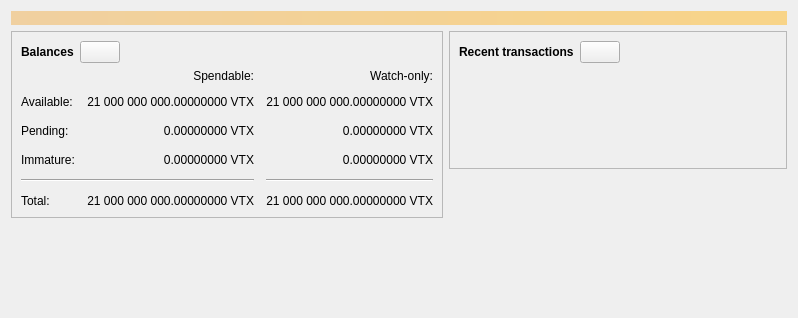
<?xml version="1.0" encoding="UTF-8"?>
<ui version="4.0">
 <class>OverviewPage</class>
 <widget class="QWidget" name="OverviewPage">
  <property name="geometry">
   <rect>
    <x>0</x>
    <y>0</y>
    <width>798</width>
    <height>318</height>
   </rect>
  </property>
  <property name="windowTitle">
   <string>Form</string>
  </property>
  <property name="styleSheet">
   <string notr="true"/>
  </property>
  <layout class="QVBoxLayout" name="topLayout">
   <item>
    <widget class="QLabel" name="labelAlerts">
     <property name="visible">
      <bool>false</bool>
     </property>
     <property name="styleSheet">
      <string notr="true">QLabel { background-color: qlineargradient(x1: 0, y1: 0, x2: 1, y2: 0, stop:0 #F0D0A0, stop:1 #F8D488); color:#000000; }</string>
     </property>
     <property name="wordWrap">
      <bool>true</bool>
     </property>
     <property name="margin">
      <number>3</number>
     </property>
     <property name="textInteractionFlags">
      <set>Qt::TextSelectableByMouse</set>
     </property>
    </widget>
   </item>
   <item>
    <layout class="QHBoxLayout" name="horizontalLayout" stretch="1,1">
     <item>
      <layout class="QVBoxLayout" name="verticalLayout_2">
       <item>
        <widget class="QFrame" name="frame">
         <property name="frameShape">
          <enum>QFrame::StyledPanel</enum>
         </property>
         <property name="frameShadow">
          <enum>QFrame::Raised</enum>
         </property>
         <layout class="QVBoxLayout" name="verticalLayout_4">
          <item>
           <layout class="QHBoxLayout" name="horizontalLayout_4">
            <item>
             <widget class="QLabel" name="label_5">
              <property name="font">
               <font>
                <weight>75</weight>
                <bold>true</bold>
               </font>
              </property>
              <property name="text">
               <string>Balances</string>
              </property>
             </widget>
            </item>
            <item>
             <widget class="QPushButton" name="labelWalletStatus">
              <property name="enabled">
               <bool>true</bool>
              </property>
              <property name="maximumSize">
               <size>
                <width>45</width>
                <height>16777215</height>
               </size>
              </property>
              <property name="toolTip">
               <string>The displayed information may be out of date. Your wallet automatically synchronizes with the Vexta network after a connection is established, but this process has not completed yet.</string>
              </property>
              <property name="text">
               <string/>
              </property>
              <property name="icon">
               <iconset resource="../vexta.qrc">
                <normaloff>:/icons/warning</normaloff>
                <disabledoff>:/icons/warning</disabledoff>:/icons/warning</iconset>
              </property>
              <property name="iconSize">
               <size>
                <width>24</width>
                <height>24</height>
               </size>
              </property>
             </widget>
            </item>
            <item>
             <spacer name="horizontalSpacer_3">
              <property name="orientation">
               <enum>Qt::Horizontal</enum>
              </property>
              <property name="sizeHint" stdset="0">
               <size>
                <width>40</width>
                <height>20</height>
               </size>
              </property>
             </spacer>
            </item>
           </layout>
          </item>
          <item>
           <layout class="QGridLayout" name="gridLayout">
            <property name="spacing">
             <number>12</number>
            </property>
            <item row="2" column="2">
             <widget class="QLabel" name="labelWatchPending">
              <property name="cursor">
               <cursorShape>IBeamCursor</cursorShape>
              </property>
              <property name="toolTip">
               <string>Unconfirmed transactions to watch-only addresses</string>
              </property>
              <property name="text">
               <string notr="true">0.00000000 VTX</string>
              </property>
              <property name="alignment">
               <set>Qt::AlignRight|Qt::AlignTrailing|Qt::AlignVCenter</set>
              </property>
              <property name="textInteractionFlags">
               <set>Qt::LinksAccessibleByMouse|Qt::TextSelectableByKeyboard|Qt::TextSelectableByMouse</set>
              </property>
             </widget>
            </item>
            <item row="2" column="1">
             <widget class="QLabel" name="labelUnconfirmed">
              <property name="cursor">
               <cursorShape>IBeamCursor</cursorShape>
              </property>
              <property name="toolTip">
               <string>Total of transactions that have yet to be confirmed, and do not yet count toward the spendable balance</string>
              </property>
              <property name="text">
               <string notr="true">0.00000000 VTX</string>
              </property>
              <property name="alignment">
               <set>Qt::AlignRight|Qt::AlignTrailing|Qt::AlignVCenter</set>
              </property>
              <property name="textInteractionFlags">
               <set>Qt::LinksAccessibleByMouse|Qt::TextSelectableByKeyboard|Qt::TextSelectableByMouse</set>
              </property>
             </widget>
            </item>
            <item row="3" column="2">
             <widget class="QLabel" name="labelWatchImmature">
              <property name="cursor">
               <cursorShape>IBeamCursor</cursorShape>
              </property>
              <property name="toolTip">
               <string>Mined balance in watch-only addresses that has not yet matured</string>
              </property>
              <property name="text">
               <string notr="true">0.00000000 VTX</string>
              </property>
              <property name="alignment">
               <set>Qt::AlignRight|Qt::AlignTrailing|Qt::AlignVCenter</set>
              </property>
              <property name="textInteractionFlags">
               <set>Qt::LinksAccessibleByMouse|Qt::TextSelectableByKeyboard|Qt::TextSelectableByMouse</set>
              </property>
             </widget>
            </item>
            <item row="4" column="0" colspan="2">
             <widget class="Line" name="line">
              <property name="orientation">
               <enum>Qt::Horizontal</enum>
              </property>
             </widget>
            </item>
            <item row="4" column="2">
             <widget class="Line" name="lineWatchBalance">
              <property name="sizePolicy">
               <sizepolicy hsizetype="Preferred" vsizetype="Fixed">
                <horstretch>0</horstretch>
                <verstretch>0</verstretch>
               </sizepolicy>
              </property>
              <property name="minimumSize">
               <size>
                <width>140</width>
                <height>0</height>
               </size>
              </property>
              <property name="orientation">
               <enum>Qt::Horizontal</enum>
              </property>
             </widget>
            </item>
            <item row="5" column="0">
             <widget class="QLabel" name="labelTotalText">
              <property name="text">
               <string>Total:</string>
              </property>
             </widget>
            </item>
            <item row="3" column="1">
             <widget class="QLabel" name="labelImmature">
              <property name="cursor">
               <cursorShape>IBeamCursor</cursorShape>
              </property>
              <property name="toolTip">
               <string>Mined balance that has not yet matured</string>
              </property>
              <property name="text">
               <string notr="true">0.00000000 VTX</string>
              </property>
              <property name="alignment">
               <set>Qt::AlignRight|Qt::AlignTrailing|Qt::AlignVCenter</set>
              </property>
              <property name="textInteractionFlags">
               <set>Qt::LinksAccessibleByMouse|Qt::TextSelectableByKeyboard|Qt::TextSelectableByMouse</set>
              </property>
             </widget>
            </item>
            <item row="2" column="3">
             <spacer name="horizontalSpacer_2">
              <property name="orientation">
               <enum>Qt::Horizontal</enum>
              </property>
              <property name="sizeHint" stdset="0">
               <size>
                <width>40</width>
                <height>20</height>
               </size>
              </property>
             </spacer>
            </item>
            <item row="3" column="0">
             <widget class="QLabel" name="labelImmatureText">
              <property name="text">
               <string>Immature:</string>
              </property>
             </widget>
            </item>
            <item row="5" column="1">
             <widget class="QLabel" name="labelTotal">
              <property name="cursor">
               <cursorShape>IBeamCursor</cursorShape>
              </property>
              <property name="toolTip">
               <string>Your current total balance</string>
              </property>
              <property name="text">
               <string notr="true">21 000 000 000.00000000 VTX</string>
              </property>
              <property name="alignment">
               <set>Qt::AlignRight|Qt::AlignTrailing|Qt::AlignVCenter</set>
              </property>
              <property name="textInteractionFlags">
               <set>Qt::LinksAccessibleByMouse|Qt::TextSelectableByKeyboard|Qt::TextSelectableByMouse</set>
              </property>
             </widget>
            </item>
            <item row="5" column="2">
             <widget class="QLabel" name="labelWatchTotal">
              <property name="cursor">
               <cursorShape>IBeamCursor</cursorShape>
              </property>
              <property name="toolTip">
               <string>Current total balance in watch-only addresses</string>
              </property>
              <property name="text">
               <string notr="true">21 000 000 000.00000000 VTX</string>
              </property>
              <property name="alignment">
               <set>Qt::AlignRight|Qt::AlignTrailing|Qt::AlignVCenter</set>
              </property>
              <property name="textInteractionFlags">
               <set>Qt::LinksAccessibleByMouse|Qt::TextSelectableByKeyboard|Qt::TextSelectableByMouse</set>
              </property>
             </widget>
            </item>
            <item row="0" column="2">
             <widget class="QLabel" name="labelWatchonly">
              <property name="text">
               <string>Watch-only:</string>
              </property>
              <property name="alignment">
               <set>Qt::AlignRight|Qt::AlignTrailing|Qt::AlignVCenter</set>
              </property>
             </widget>
            </item>
            <item row="1" column="0">
             <widget class="QLabel" name="labelBalanceText">
              <property name="text">
               <string>Available:</string>
              </property>
             </widget>
            </item>
            <item row="1" column="1">
             <widget class="QLabel" name="labelBalance">
              <property name="cursor">
               <cursorShape>IBeamCursor</cursorShape>
              </property>
              <property name="toolTip">
               <string>Your current spendable balance</string>
              </property>
              <property name="text">
               <string notr="true">21 000 000 000.00000000 VTX</string>
              </property>
              <property name="alignment">
               <set>Qt::AlignRight|Qt::AlignTrailing|Qt::AlignVCenter</set>
              </property>
              <property name="textInteractionFlags">
               <set>Qt::LinksAccessibleByMouse|Qt::TextSelectableByKeyboard|Qt::TextSelectableByMouse</set>
              </property>
             </widget>
            </item>
            <item row="1" column="2">
             <widget class="QLabel" name="labelWatchAvailable">
              <property name="cursor">
               <cursorShape>IBeamCursor</cursorShape>
              </property>
              <property name="toolTip">
               <string>Your current balance in watch-only addresses</string>
              </property>
              <property name="text">
               <string notr="true">21 000 000 000.00000000 VTX</string>
              </property>
              <property name="alignment">
               <set>Qt::AlignRight|Qt::AlignTrailing|Qt::AlignVCenter</set>
              </property>
              <property name="textInteractionFlags">
               <set>Qt::LinksAccessibleByMouse|Qt::TextSelectableByKeyboard|Qt::TextSelectableByMouse</set>
              </property>
             </widget>
            </item>
            <item row="2" column="0">
             <widget class="QLabel" name="labelPendingText">
              <property name="text">
               <string>Pending:</string>
              </property>
             </widget>
            </item>
            <item row="0" column="1">
             <widget class="QLabel" name="labelSpendable">
              <property name="text">
               <string>Spendable:</string>
              </property>
              <property name="alignment">
               <set>Qt::AlignRight|Qt::AlignTrailing|Qt::AlignVCenter</set>
              </property>
             </widget>
            </item>
           </layout>
          </item>
         </layout>
        </widget>
       </item>
       <item>
        <spacer name="verticalSpacer">
         <property name="orientation">
          <enum>Qt::Vertical</enum>
         </property>
         <property name="sizeHint" stdset="0">
          <size>
           <width>20</width>
           <height>40</height>
          </size>
         </property>
        </spacer>
       </item>
      </layout>
     </item>
     <item>
      <layout class="QVBoxLayout" name="verticalLayout_3">
       <item>
        <widget class="QFrame" name="frame_2">
         <property name="frameShape">
          <enum>QFrame::StyledPanel</enum>
         </property>
         <property name="frameShadow">
          <enum>QFrame::Raised</enum>
         </property>
         <layout class="QVBoxLayout" name="verticalLayout">
          <item>
           <layout class="QHBoxLayout" name="horizontalLayout_2">
            <item>
             <widget class="QLabel" name="label_4">
              <property name="font">
               <font>
                <weight>75</weight>
                <bold>true</bold>
               </font>
              </property>
              <property name="text">
               <string>Recent transactions</string>
              </property>
             </widget>
            </item>
            <item>
             <widget class="QPushButton" name="labelTransactionsStatus">
              <property name="enabled">
               <bool>true</bool>
              </property>
              <property name="maximumSize">
               <size>
                <width>45</width>
                <height>16777215</height>
               </size>
              </property>
              <property name="toolTip">
               <string>The displayed information may be out of date. Your wallet automatically synchronizes with the Vexta network after a connection is established, but this process has not completed yet.</string>
              </property>
              <property name="text">
               <string/>
              </property>
              <property name="icon">
               <iconset resource="../vexta.qrc">
                <normaloff>:/icons/warning</normaloff>
                <disabledoff>:/icons/warning</disabledoff>:/icons/warning</iconset>
              </property>
              <property name="iconSize">
               <size>
                <width>24</width>
                <height>24</height>
               </size>
              </property>
             </widget>
            </item>
            <item>
             <spacer name="horizontalSpacer">
              <property name="orientation">
               <enum>Qt::Horizontal</enum>
              </property>
              <property name="sizeHint" stdset="0">
               <size>
                <width>40</width>
                <height>20</height>
               </size>
              </property>
             </spacer>
            </item>
           </layout>
          </item>
          <item>
           <widget class="TransactionOverviewWidget" name="listTransactions">
            <property name="styleSheet">
             <string notr="true">QListView { background: transparent; }</string>
            </property>
            <property name="frameShape">
             <enum>QFrame::NoFrame</enum>
            </property>
            <property name="verticalScrollBarPolicy">
             <enum>Qt::ScrollBarAlwaysOff</enum>
            </property>
            <property name="horizontalScrollBarPolicy">
             <enum>Qt::ScrollBarAlwaysOff</enum>
            </property>
            <property name="sizeAdjustPolicy">
             <enum>QAbstractScrollArea::AdjustToContents</enum>
            </property>
            <property name="selectionMode">
             <enum>QAbstractItemView::NoSelection</enum>
            </property>
            <property name="uniformItemSizes">
             <bool>true</bool>
            </property>
           </widget>
          </item>
         </layout>
        </widget>
       </item>
       <item>
        <spacer name="verticalSpacer_2">
         <property name="orientation">
          <enum>Qt::Vertical</enum>
         </property>
         <property name="sizeHint" stdset="0">
          <size>
           <width>20</width>
           <height>40</height>
          </size>
         </property>
        </spacer>
       </item>
      </layout>
     </item>
    </layout>
   </item>
  </layout>
 </widget>
 <customwidgets>
  <customwidget>
   <class>TransactionOverviewWidget</class>
   <extends>QListView</extends>
   <header>qt/transactionoverviewwidget.h</header>
  </customwidget>
 </customwidgets>
 <resources/>
 <connections/>
</ui>
